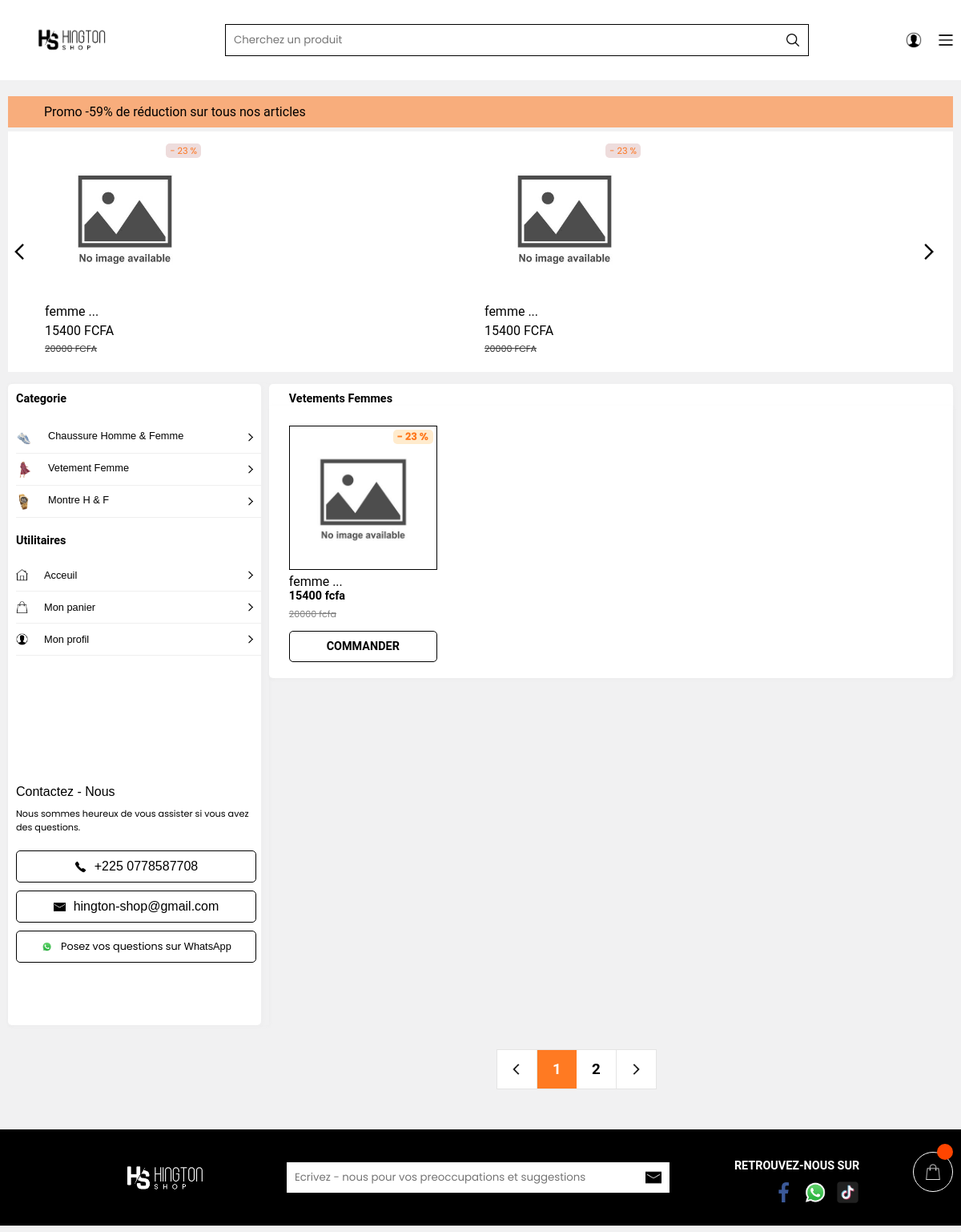
Page /vetefemlog on the earlier database version.
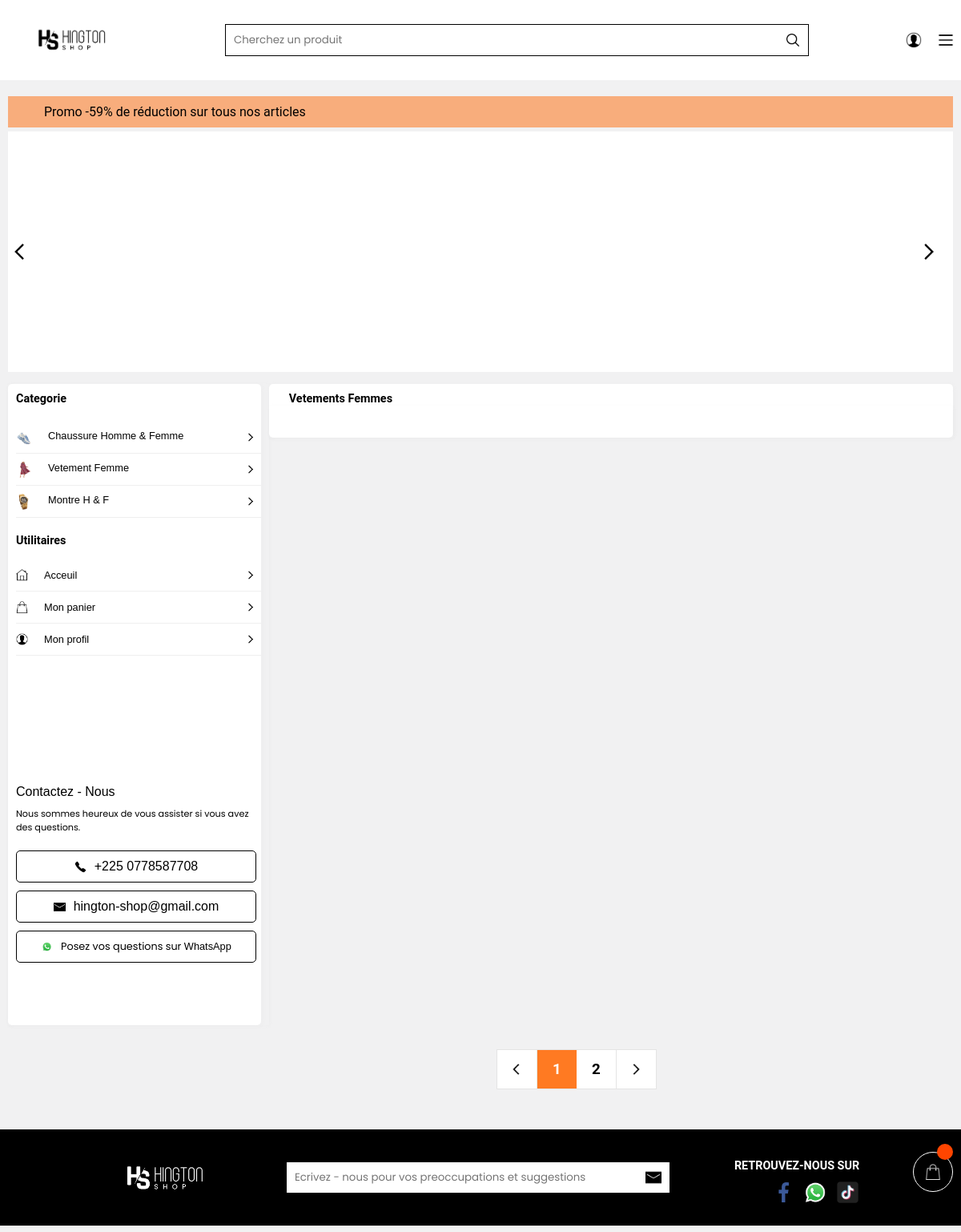
Same page on the later database version.
### app.py (models this page shows, shortened)
class Ajouter(db.Model):
    id = db.Column(db.Integer, primary_key = True)
    nom = db.Column(db.String(500), unique = False , nullable = False)
    description = db.Column(db.String(500), unique = False , nullable = False)
    liens = db.Column(db.String(500), unique = False , nullable = False)
    prix = db.Column(db.String(500), unique = False , nullable = False)
    porce = db.Column(db.String(500), unique = False , nullable = False)
    porceprix = db.Column(db.String(500), unique = False , nullable = False)
    categorie = db.Column(db.String(500), unique = False , nullable = False)
    image = db.Column(db.String(500), unique = True , nullable = False)
    twoimage = db.Column(db.String(500), unique = False , nullable = False)
    threeimage = db.Column(db.String(500), unique = False , nullable = False)
    forimage = db.Column(db.String(500), unique = False , nullable = False)
    xs = db.Column(db.String(500), unique = False , nullable = False)
    s = db.Column(db.String(500), unique = False , nullable = False)
    m = db.Column(db.String(500), unique = False , nullable = False)
    l = db.Column(db.String(500), unique = False , nullable = False)
    xl = db.Column(db.String(500), unique = False , nullable = False)
    xxl = db.Column(db.String(500), unique = False , nullable = False)
    rouge = db.Column(db.String(500), unique = False , nullable = False)
    blanc = db.Column(db.String(500), unique = False , nullable = False)
    noir = db.Column(db.String(500), unique = False , nullable = False)
    jaune = db.Column(db.String(500), unique = False , nullable = False)
    vert = db.Column(db.String(500), unique = False , nullable = False)
    orange = db.Column(db.String(500), unique = False , nullable = False)
    bleu = db.Column(db.String(500), unique = False , nullable = False)
    rose = db.Column(db.String(500), unique = False , nullable = False)
    marron = db.Column(db.String(500), unique = False , nullable = False)
    violet = db.Column(db.String(500), unique = False , nullable = False)
    gris = db.Column(db.String(500), unique = False , nullable = False)
    tranwite = db.Column(db.String(500), unique = False , nullable = False)
    tranneuf = db.Column(db.String(500), unique = False , nullable = False)
    karente = db.Column(db.String(500), unique = False , nullable = False)
    tranwiteun = db.Column(db.String(500), unique = False , nullable = False)
    tranwitedeux = db.Column(db.String(500), unique = False , nullable = False)
    tranwitrois = db.Column(db.String(500), unique = False , nullable = False)
    tranwitekate = db.Column(db.String(500), unique = False , nullable = False)
    xslet = db.Column(db.String(500), unique = False , nullable = False)
    slet = db.Column(db.String(500), unique = False , nullable = False)
    mlet = db.Column(db.String(500), unique = False , nullable = False)
    llet = db.Column(db.String(500), unique = False , nullable = False)
    xllet = db.Column(db.String(500), unique = False , nullable = False)
    xxllet = db.Column(db.String(500), unique = False , nullable = False)
    tranwitelet = db.Column(db.String(500), unique = False , nullable = False)
    tranneuflet = db.Column(db.String(500), unique = False , nullable = False)
    karentelet = db.Column(db.String(500), unique = False , nullable = False)
    tranwiteunlet = db.Column(db.String(500), unique = False , nullable = False)
    tranwitedeuxlet = db.Column(db.String(500), unique = False , nullable = False)
    tranwitroislet = db.Column(db.String(500), unique = False , nullable = False)
    tranwitekatelet = db.Column(db.String(500), unique = False , nullable = False)
    quantit = db.Column(db.String(500), unique = False , nullable = False)
    stat = db.Column(db.String(500), unique = False , nullable = False)

### app.py (the view)
@app.route("/vetefemlog")
def vetefemlog():
    data = []
    a = Ajouter.query.all()
    for i in a:
        if i.categorie == 'VetementFemme':
            data.append(i)
    return render_template("habifemmelog.html", data = data)

### templates/habifemmelog.html (shortened to what the changed rows need)
<!DOCTYPE html>
<html lang="en">
<head>
    <link rel="stylesheet" href="/static/CSS/vent.css">
</head>
<body>
    <div class="resfgdg">
        <div class="listedeselements">
            <div class="grsgjd">
                <div class="listedeselements1">
                    {% for i in data %}
                    {% if i.stat == "vrai" %}
                     <a href="/habidetls/{{i.id}}">
                        <div class="uneldd">
                            <div class="imahhd">
                                <img id="image" src="{{url_for('static', filename='uploads/' + i.image)}}" width="100%"
                                height="100%" alt="Image principale"
                                onerror="this.onerror=null;this.src='static/IMAGE/nnssd.jpg';">
                                <div class="reghd">
                                    {% if i.porce != "0" %}
                                    <p style="color: rgba(255, 102, 0, 0.865);font-size: 0.7rem;padding-left: 5px;padding-right: 5px;">- {{i.porce}} %</p>
                                    {% endif %}
                                </div>
                            </div>
                            <p class="palhde" style="font-family: Roboto, -apple-system, BlinkMacSystemFont, Segoe UI, Helvetica Neue, Arial, sans-serif;padding-top: 5px;color: black;font-size: 1rem;">{{i.nom[:20:]}} ...</p>
                            <p style="font-family: Roboto, -apple-system, BlinkMacSystemFont, Segoe UI, Helvetica Neue, Arial, sans-serif;padding-top: 5px;color: black;">{{i.porceprix}} FCFA</p>
                            <p style="font-family: Roboto, -apple-system, BlinkMacSystemFont, Segoe UI, Helvetica Neue, Arial, sans-serif;font-size: 0.7rem;padding-top: 5px;color: rgb(53, 53, 53);"><s>{{i.prix}} FCFA</s></p>
                        </div>
                    </a>
                    {% endif %}
                    {% endfor %}
                    {% if not data[5] %}
                    {% for i in data %}
                    {% if i.stat == "vrai" %}
                     <a href="/habidetls/{{i.id}}">
                        <div class="uneldd">
                            <div class="imahhd">
                                <img id="image" src="{{url_for('static', filename='uploads/' + i.image)}}" width="100%"
                                height="100%" alt="Image principale"
                                onerror="this.onerror=null;this.src='static/IMAGE/nnssd.jpg';">
                                <div class="reghd">
                                    {% if i.porce != "0" %}
                                    <p style="color: rgba(255, 102, 0, 0.865);font-size: 0.7rem;padding-left: 5px;padding-right: 5px;">- {{i.porce}} %</p>
                                    {% endif %}
                                </div>
                            </div>
                            <p class="palhde" style="font-family: Roboto, -apple-system, BlinkMacSystemFont, Segoe UI, Helvetica Neue, Arial, sans-serif;padding-top: 5px;color: black;font-size: 1rem;">{{i.nom[:20:]}} ...</p>
                            <p style="font-family: Roboto, -apple-system, BlinkMacSystemFont, Segoe UI, Helvetica Neue, Arial, sans-serif;padding-top: 5px;color: black;">{{i.porceprix}} FCFA</p>
                            <p style="font-family: Roboto, -apple-system, BlinkMacSystemFont, Segoe UI, Helvetica Neue, Arial, sans-serif;font-size: 0.7rem;padding-top: 5px;color: rgb(53, 53, 53);"><s>{{i.prix}} FCFA</s></p>
                        </div>
                    </a>
                    {% endif %}
                    {% endfor %}
                    {% endif %}
                </div>
            </div>
        </div>
        <div class="hhsywuysdfhe">
            <div class="hwkediide">
                <div class="indikdfhef1">
                    <div class="menuddg211">
                        <div class="menuddg311">
                            <h1 style="font-size: 0.9rem;font-family: Roboto, -apple-system, BlinkMacSystemFont, Segoe UI, Helvetica Neue, Arial, sans-serif;color: black;padding-bottom: 20px;"><a href="/vente" style="font-size: 0.9rem;font-family: Roboto, -apple-system, BlinkMacSystemFont, Segoe UI, Helvetica Neue, Arial, sans-serif;color: black;text-decoration: none;">Categorie</a> </h1>
                            <h1 style="font-size: 0.9rem;font-family: Roboto, -apple-system, BlinkMacSystemFont, Segoe UI, Helvetica Neue, Arial, sans-serif;color: black;padding-bottom: 15px;padding-top: 20px;"><a href="/vente" style="font-size: 0.9rem;font-family: Roboto, -apple-system, BlinkMacSystemFont, Segoe UI, Helvetica Neue, Arial, sans-serif;color: black;text-decoration: none;">Utilitaires</a> </h1>
                        </div>
                    </div>
                </div>
                <div class="indikdfhef2">
                    <div class="jjhfsdf54">
                        <div class="jdudu">
                            <h1 style="font-size: 0.9rem;font-family: Roboto, -apple-system, BlinkMacSystemFont, Segoe UI, Helvetica Neue, Arial, sans-serif;color: black;padding-top: 10px;padding-left: 25px;"><a href="/vente" style="font-size: 0.9rem;font-family: Roboto, -apple-system, BlinkMacSystemFont, Segoe UI, Helvetica Neue, Arial, sans-serif;color: black;text-decoration: none;"> Vetements Femmes</a> </h1>
                        </div>
                    </div>
                    <div class="diiepiire">
                        {% for i in data %}
                        {% if i.stat == "vrai" %}
                        <a href="/habidetls/{{i.id}}" id="imgform">
                            <div class="ima">
                                <img id="image" src="{{url_for('static', filename='uploads/' + i.image)}}" width="120px"
                                height="120px" alt="Image principale"
                                onerror="this.onerror=null;this.src='static/IMAGE/nnssd.jpg';">
                                <div class="poircentag">
                                    {% if i.porce != '0' %}
                                    <p style="font-size:0.8rem;color: rgba(255, 102, 0, 0.865);font-weight: bolder;background-color: blanchedalmond;padding-left: 5px;border-radius: 5px;">- {{i.porce}} %</p>
                                    {% endif %}
                                </div>
                            </div>
                            <div class="priximgform">
                                <p class="palhde" style="font-family: Roboto, -apple-system, BlinkMacSystemFont, Segoe UI, Helvetica Neue, Arial, sans-serif;padding-top: 5px;color: black;font-size: 1rem;">{{i.nom[:19:]}} ...</p>
                                <h1 style="font-size: 0.9rem;font-family: Roboto, -apple-system, BlinkMacSystemFont, Segoe UI, Helvetica Neue, Arial, sans-serif;color: black;
                                ">{{i.porceprix}} fcfa</h1>
                                {% if i.porceprix != 0 %}
                                <s style="font-size: 0.7rem;color: gray;padding-top: 5px;">{{i.prix}} fcfa</s>
                                {% endif %}
                                <div id="imgformidd">
                                    <h1 style="font-size: 0.9rem;font-family: Roboto, -apple-system, BlinkMacSystemFont, Segoe UI, Helvetica Neue, Arial, sans-serif;color: black;
                                    ">COMMANDER</h1>
                                </div>
                            </div>
                        </a>
                        {% endif %}
                        {%endfor%}
                    </div>
                </div>
            </div>
        </div>
    </div>
    <div class="insedfole">
        <footer id="foot" >
            <div id="head " style="padding-top: 20px;padding-left: 20px;">
                <h1 style="color: white;font-size: 0.9rem;font-family: Roboto, -apple-system, BlinkMacSystemFont, Segoe UI, Helvetica Neue, Arial, sans-serif">RETROUVEZ-NOUS SUR</h1>
            </div>
        </footer>
    </div>
</body>
</html>

Differences in the rows shown:
removed Ajouter: porce "23", nom "femme", porceprix "15400", prix "20000"
